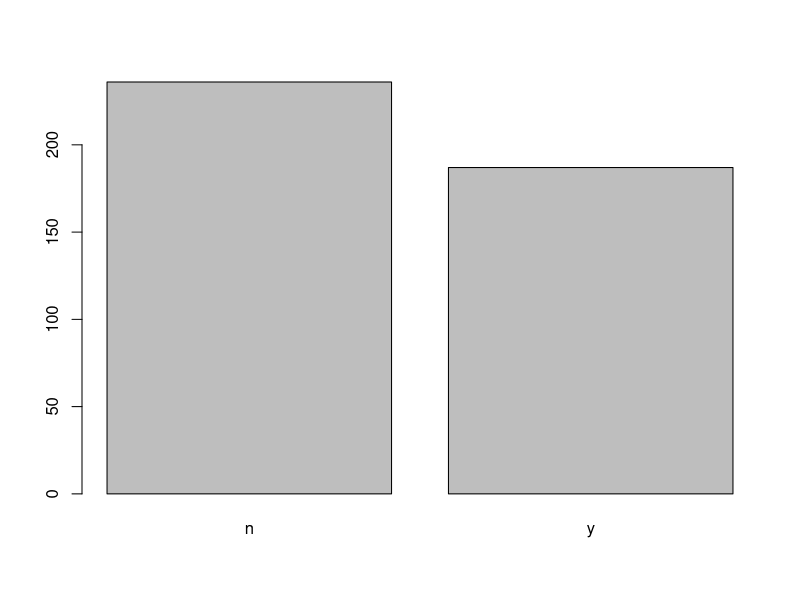
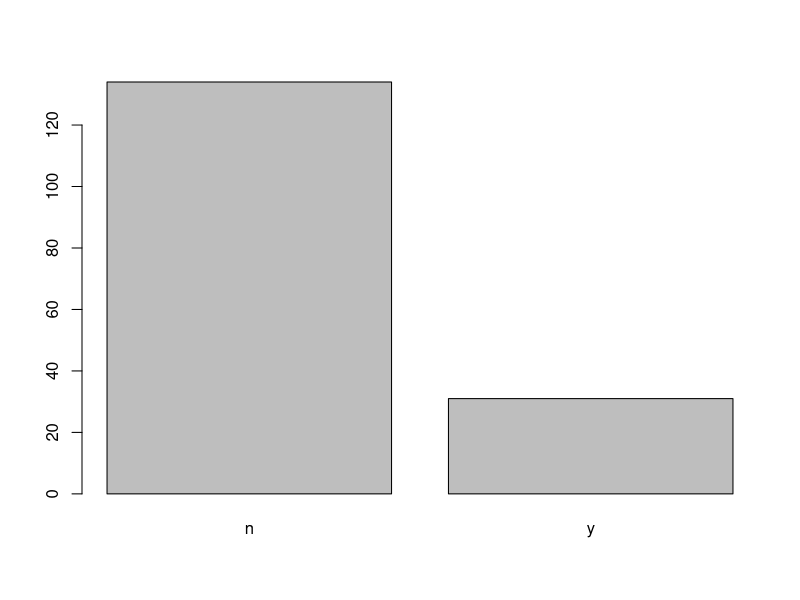
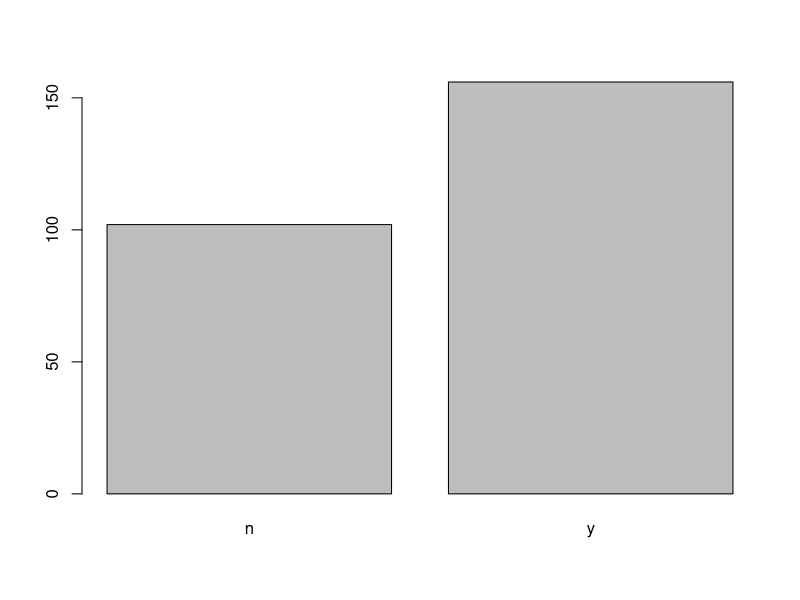

Source code (R) for these figures, in order: (Note: this script raises an error after producing the figures.)
install.packages("mlbench")
library(mlbench)
data("HouseVotes84")
View(HouseVotes84)
plot(as.factor(HouseVotes84[,2]))
plot(as.factor(HouseVotes84[HouseVotes84$Class=='republican',2]))
plot(as.factor(HouseVotes84[HouseVotes84$Class=='democrat',2]))
na_by_col_class <- function(col,cls){return(sum(is.na(HouseVotes84[,col])&HouseVotes84$Class==cls))}
na_by_col_class(3,'democrat')
na_by_col_class(2,'republican')

p_y_col_class <- function(col,cls){
  sum_y <- sum(HouseVotes84[,col]=='y' & HouseVotes84$Class==cls,na.rm =TRUE)
  sum_n <- sum(HouseVotes84[,col]=='n' & HouseVotes84$Class==cls,na.rm = TRUE)
  return(sum_y/(sum_y+sum_n))
}
p_y_col_class(2,'democrat')
p_y_col_class(2,'republican')

for(i in 2:ncol(HouseVotes84))
{
  if(sum(is.na(HouseVotes84[,i])>0)){
    c1 <- which(is.na(HouseVotes84[,i])& HouseVotes84$Class=='democrat',arr.ind = TRUE)
    c2 <- which(is.na(HouseVotes84[,i])& HouseVotes84$Class=='republican',arr.ind = TRUE)
    HouseVotes84[c1,i] <- ifelse(runif(na_by_col_class(i,'democrat'))< p_y_col_class(i,'democrat'),'y','n')
    HouseVotes84[c2,i] <- ifelse(runif(na_by_col_class(i,'republican'))<p_y_col_class(i,'republican'),'y','n')
  }
}

HouseVotes84[,"train"] <- ifelse(runif(nrow(HouseVotes84))<0.80,1,0)
traincolNum <- grep("train",names(HouseVotes84))
trainHouseVotes84 <- HouseVotes84[HouseVotes84$train==1,-traincolNum]
tesHouseVotes84 <- HouseVotes84[HouseVotes84$train==0,-traincolNum]
install.packages("e1071")
library(e1071)
nb_model <- naiveBayes(Class~.,data=trainHouseVotes84,laplace=0)
nb_model
nb_test_predict <- predict(nb_model,tesHouseVotes84[,-1])
table(pred=nb_test_predict,true=tesHouseVotes84$Class)
mean(nb_test_predict==tesHouseVotes84$Class)

nb_multiple_runs <- function(train_fraction,n){
  fraction_correct <- rep(NA,n)
  for (i in 1:n){
    HouseVotes84[,"train"] <- ifelse(runif(nrow(HouseVotes84))<train_fraction,1,0)
    trainColNum <- grep("train",names(HouseVotes84))
    trainHouseVotes84 <- HouseVotes84[HouseVotes84$train==1,-trainColNum]
    testHouseVotes84 <- HouseVotes84[HouseVotes84$train==0,-trainColNum]
    nb_model <- naiveBayes(Class~.,data = trainHouseVotes84)
    nb_test_predict <- predict(nb_model,testHouseVotes84[,-1])
    fraction_correct[i] <- mean(nb_test_predict==testHouseVotes84$Class)
  }
  return(fraction_correct)
}
frac_coreect_pred <- nb_multiple_runs(0.6,20)
frac_coreect_pred

library(caret)
model <- train(Class~.,data=trainHouseVotes84,lambda=1.0,method="nb")
print(model)
predictmodel <- predict(model,tesHouseVotes84[,-1])
predictmodel
table(pred=predictmodel,true=tesHouseVotes84$Class)
mean(predictmodel==tesHouseVotes84$Class)
#"https://eight2late.wordpress.com/2015/11/06/a-gentle-int roduction-to-naive-bayes-classification-using-r/